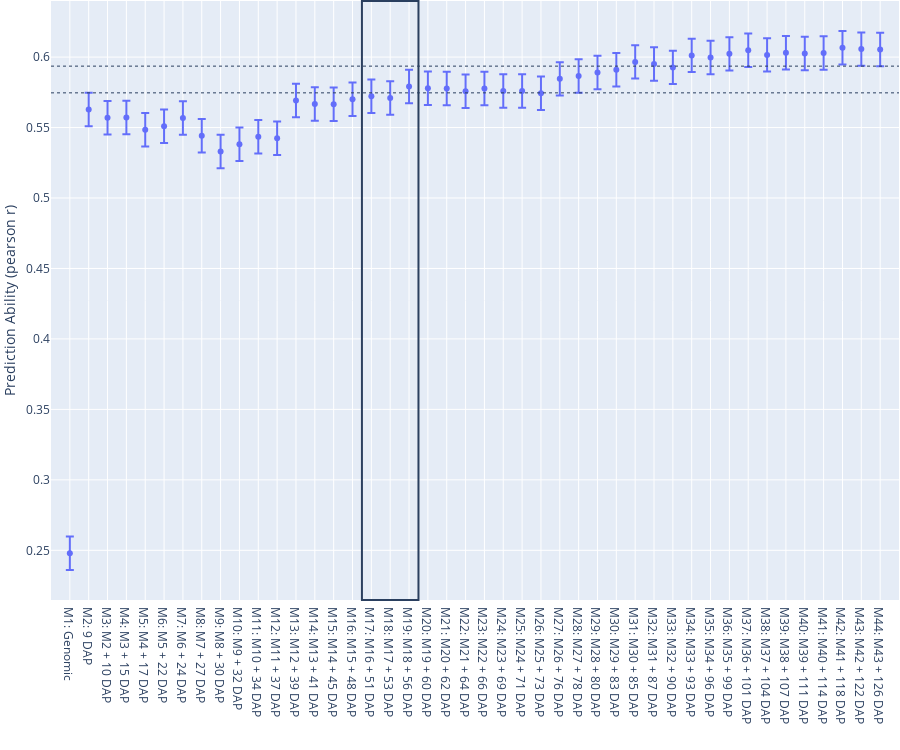

Source (notebook cell):
### Code cell
#SUP FIGURE 8
tukey_simultanious_fig(sim_CIs_noPHT,
                       #save_html_path="../Figures/SupFig8.html",
                       #save_svg_path="../Figures/SupFig8.svg"
                      )

### Figure 1 — Plotly figure (JSON) as saved in the notebook; plotly's stock layout.template omitted (floating-point values rounded to 4 significant figures)
{"data": [{"error_y": {"array": [0.01187, 0.01187, 0.01187, 0.01187, 0.01187, 0.01187, 0.01187, 0.01187, 0.01187, 0.01187, 0.01187, 0.01187, 0.01187, 0.01187, 0.01187, 0.01187, 0.01187, 0.01187, 0.01187, 0.01187, 0.01187, 0.01187, 0.01187, 0.01187, 0.01187, 0.01187, 0.01187, 0.01187, 0.01187, 0.01187, 0.01187, 0.01187, 0.01187, 0.01187, 0.01187, 0.01187, 0.01187, 0.01187, 0.01187, 0.01187, 0.01187, 0.01187, 0.01187, 0.01187]}, "hovertemplate": "Label=%{x}<br>Mean=%{y}<extra></extra>", "legendgroup": "", "marker": {"color": "#636efa", "symbol": "circle"}, "mode": "markers", "name": "", "orientation": "v", "showlegend": false, "type": "scatter", "x": ["M1: Genomic", "M2: 9 DAP", "M3: M2 + 10 DAP", "M4: M3 + 15 DAP", "M5: M4 + 17 DAP", "M6: M5 + 22 DAP", "M7: M6 + 24 DAP", "M8: M7 + 27 DAP", "M9: M8 + 30 DAP", "M10: M9 + 32 DAP", "M11: M10 + 34 DAP", "M12: M11 + 37 DAP", "M13: M12 + 39 DAP", "M14: M13 + 41 DAP", "M15: M14 + 45 DAP", "M16: M15 + 48 DAP", "M17: M16 + 51 DAP", "M18: M17 + 53 DAP", "M19: M18 + 56 DAP", "M20: M19 + 60 DAP", "M21: M20 + 62 DAP", "M22: M21 + 64 DAP", "M23: M22 + 66 DAP", "M24: M23 + 69 DAP", "M25: M24 + 71 DAP", "M26: M25 + 73 DAP", "M27: M26 + 76 DAP", "M28: M27 + 78 DAP", "M29: M28 + 80 DAP", "M30: M29 + 83 DAP", "M31: M30 + 85 DAP", "M32: M31 + 87 DAP", "M33: M32 + 90 DAP", "M34: M33 + 93 DAP", "M35: M34 + 96 DAP", "M36: M35 + 99 DAP", "M37: M36 + 101 DAP", "M38: M37 + 104 DAP", "M39: M38 + 107 DAP", "M40: M39 + 111 DAP", "M41: M40 + 114 DAP", "M42: M41 + 118 DAP", "M43: M42 + 122 DAP", "M44: M43 + 126 DAP"], "xaxis": "x", "y": [0.2479, 0.5628, 0.557, 0.5572, 0.5485, 0.551, 0.5568, 0.5442, 0.5329, 0.5381, 0.5435, 0.5424, 0.5692, 0.5667, 0.5665, 0.5702, 0.5722, 0.5709, 0.5792, 0.5779, 0.5777, 0.5758, 0.5778, 0.5759, 0.5759, 0.5743, 0.5845, 0.5866, 0.589, 0.591, 0.5966, 0.5951, 0.5927, 0.6012, 0.5997, 0.6023, 0.6049, 0.6016, 0.603, 0.6026, 0.6029, 0.6067, 0.6057, 0.6055], "yaxis": "y"}], "layout": {"autosize": false, "height": 750, "legend": {"tracegroupgap": 0}, "margin": {"b": 1, "l": 1, "r": 1, "t": 1}, "shapes": [{"line": {"dash": "dot", "width": 1}, "type": "line", "x0": 0, "x1": 1, "xref": "x domain", "y0": 0.5936, "y1": 0.5936, "yref": "y"}, {"line": {"dash": "dot", "width": 1}, "type": "line", "x0": 0, "x1": 1, "xref": "x domain", "y0": 0.5746, "y1": 0.5746, "yref": "y"}, {"type": "rect", "x0": 15.5, "x1": 18.5, "xref": "x", "y0": 0, "y1": 1, "yref": "y domain"}], "width": 900, "xaxis": {"anchor": "y", "domain": [0, 1], "range": [-1, 44], "title": {"text": ""}}, "yaxis": {"anchor": "x", "domain": [0, 1], "title": {"text": "Prediction Ability (pearson r)"}}}}
